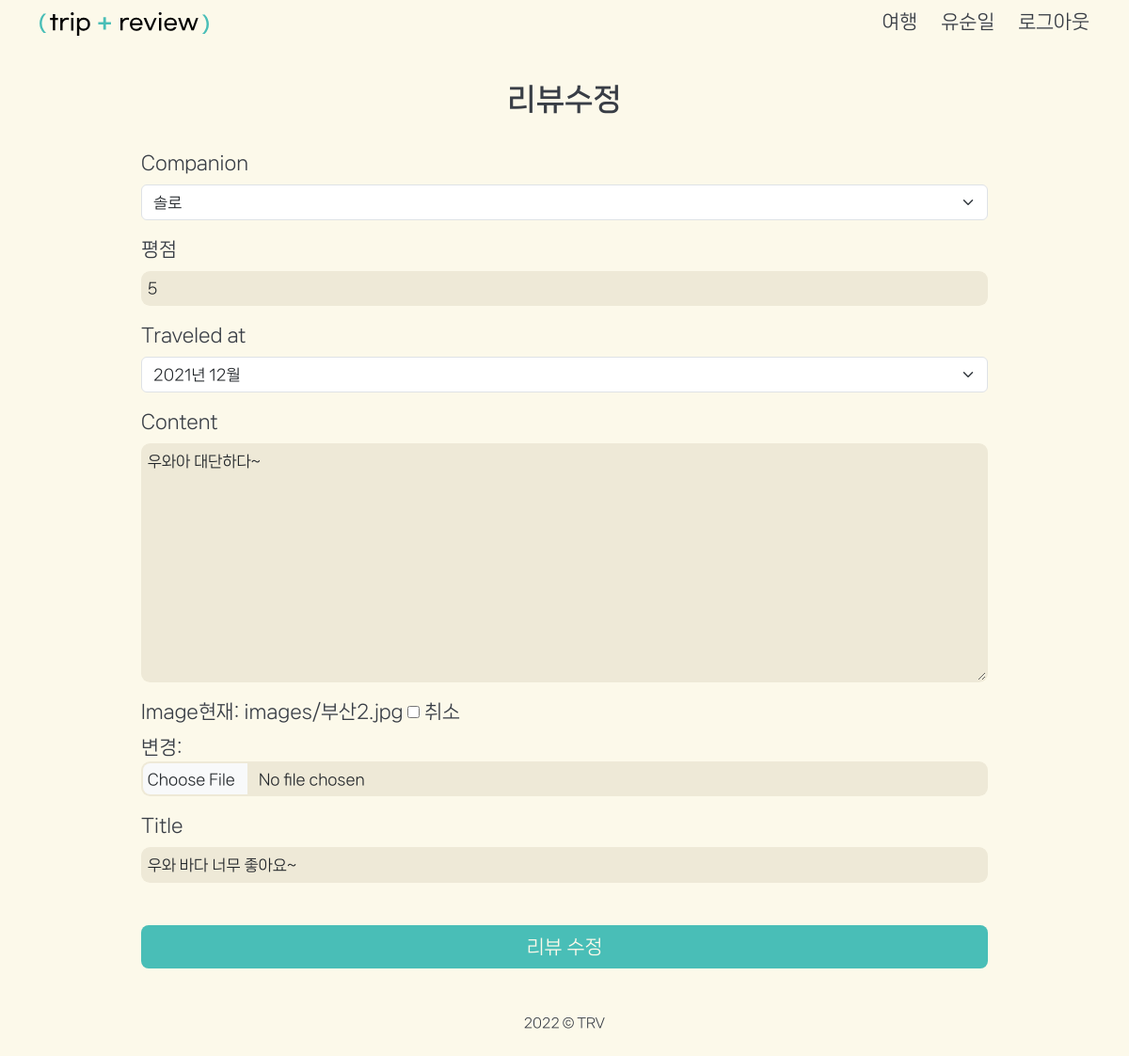
Page /reviews/update/24/ (signed in) on the committed database.
### accounts/models.py (models this page shows)
class User(AbstractUser):
    followings = models.ManyToManyField(
        "self", symmetrical=False, related_name="follower"
    )
    profile_image = ProcessedImageField(
        upload_to="images/",
        blank=True,
        format="JPEG",
        options={"quality": 80},
        processors=[ResizeToFill(150, 150)],
    )

### reviews/models.py (models this page shows)
class Review(models.Model):
  title = models.CharField(max_length=80)
  content = models.TextField(max_length=200)
  created_at = models.DateTimeField(auto_now_add=True)
  updated_at = models.DateTimeField(auto_now=True)
  grade = models.IntegerField(
        default=3,
        validators=[MaxValueValidator(5), MinValueValidator(1)],
        verbose_name="평점",
    )
  image = ProcessedImageField(
        blank=True,
        upload_to="images/",
        format="JPEG",
        options={"quality": 80},
    )
  traveled_at = models.CharField(max_length=12, choices=Month_choices, default='2022년 11월')
  companion = models.CharField(max_length=6, choices=Companion, default='가족')
  user = models.ForeignKey(settings.AUTH_USER_MODEL, on_delete=models.CASCADE)
  like_users = models.ManyToManyField(
        settings.AUTH_USER_MODEL, related_name="like_reviews"
    )
  location = models.ForeignKey(location_models.Location, on_delete=models.CASCADE)

### reviews/views.py (the view)
# urls.py: path("update/", views.update, name="update"),
@login_required
def update(request, review_pk):
    review = Review.objects.get(pk=review_pk)
    if request.method == "POST":
        review_form = ReviewForm(request.POST, request.FILES, instance=review)
        if review_form.is_valid():
            review_form.save()
            messages.success(request, "리뷰가 수정되었습니다.")
            return redirect("reviews:index", review.location.id)
    else:
        review_form = ReviewForm(instance=review)
    context = {"review_form": review_form}
    return render(request, "reviews/update.html", context)

### reviews/forms.py
class ReviewForm(forms.ModelForm):
    class Meta:
        model = Review
        fields = {
            "title",
            "traveled_at",
            "grade",
            "companion",
            "content",
            "image",
        }

### reviews/templates/reviews/update.html (shortened to what this page needs)
{% extends 'base.html' %}
{% load django_bootstrap5 %}
{% block content %}
  <h1 class='tit'>리뷰수정</h1>
  <form action='' method='POST' enctype="multipart/form-data" id="revud-form">
    {% bootstrap_form review_form %}
    <button type="submit" class="btnC btn-sb">리뷰 수정</button>
  </form>
{% endblock content %}

### templates/base.html (shortened to what this page needs)
{% load django_bootstrap5 %}
{% load static %}
<!DOCTYPE html>
<html lang="ko">
  <head>
    {% block css %}
      <link rel="stylesheet" href="https://cdn.jsdelivr.net/npm/bootstrap-icons@1.9.1/font/bootstrap-icons.css">
      {% bootstrap_css %}
      <link rel="stylesheet" href="{% static 'css/init.css' %}">
      <link rel="stylesheet" href="{% static 'css/style.css' %}">
    {% endblock css %}
  </head>
  <body>
    <header>
      <nav class="py-2">
        <div class="container d-flex justify-content-between ">
          <div class="logo">
            <a href="{% url 'index' %}">
              <img src="{% static 'img/trv_logo.svg' %}" alt="trv_logo">
            </a>
          </div>
          <div>
            <ul class="nav-area d-flex justify-content-center align-items-center">
              <li class="plane-area">
                <a href="{% url 'location:index' %}">
                  여행</a>
              </li>
              {% if request.user.is_authenticated %}
                <li>
                  <a href="{% url 'accounts:detail' request.user.pk %}">{{request.user}}
                  </a>
                </li>
                <li>
                  <a href="{% url 'accounts:logout' %}">
                    로그아웃
                  </a>
                </li>
              {% endif %}
            </ul>
          </div>
        </div>
      </nav>
    </header>
    <main>
      <div class="container">
        {% block content %}{% endblock content %}
      </div>
    </main>
    <footer>
      <div class="footer">
        <p class="cpr">2022 &copy; TRV</p>
      </div>
    </footer>
  </body>
</html>

### static/css/init.css (style rules this page uses)
html, body, div, span, object, iframe, h1, h2, h3, h4, h5, h6, p, blockquote, pre, abbr, address, cite, code, del, dfn, em, img, ins, kbd, q, samp, small, strong, sub, sup, var, b, i, dl, dt, dd, ol, ul, li, fieldset, form, label, legend, table, caption, tbody, tfoot, thead, tr, th, td, article, aside, canvas, details, figcaption, figure, footer, header, hgroup, menu, nav, section, summary, time, mark, audio, video, input, select, button { margin: 0; padding: 0; border: 0; outline: 0; font-size: 100%; vertical-align: baseline; background: transparent; }
body { line-height: 1; position: relative; }
img { max-width: 100%; display: inline-block; }
ul { list-style: none; }
a { margin: 0; padding: 0; font-size: 100%; vertical-align: baseline; background: transparent; text-decoration: none; color: inherit; }
input, select { vertical-align: middle; }
*, *::after, *::before { box-sizing: border-box; }

### static/css/style.css (style rules this page uses)
:root { --main: #49beb7; --highlight: #83d8d2; --warning: #ff8a5c; --warningH: #f0622a; --bg: #fcf9ea; --bgD: #eee9d7; --txt: #393e46; --gr: #d1cfc6; }
body { font-family: "NanumSquareNeo", sans-serif; color: var(--txt); font-size: 20px; line-height: 1.5; background: var(--bg); }
a { color: inherit; }
header { position: sticky; top: 0; z-index: 100; background: var(--bg); }
.logo { width: 180px; }
.logo img { margin-top: 0.3rem; }
.nav-area li { margin-right: 25px; position: relative; }
.nav-area li:last-child { margin-right: 0; }
.nav-area .plane-area { position: relative; overflow: hidden; padding-left: 1.5rem; }
.nav-area li a::after { content: ""; display: block; background: var(--main); width: 0%; height: 3px; position: absolute; bottom: -3px; left: 0px; transition: 0.2s; }
.tit { font-size: 2rem; font-weight: 700; text-align: center; margin: 2rem 0; }
.btnC { background: var(--main); color: var(--bg); display: inline-block; padding: 0.5rem 1rem; margin: 1.8rem auto 0; border-radius: 0.5rem; transition: 0.2s; position: relative; left: 50%; transform: translateX(-50%); max-width: 900px; text-align: center; }
.btn-sb { width: 100%; }
#update-form, #pw-form, #loc-form, #rev-form, #revud-form { max-width: 900px; margin: 0 auto 3rem; }
#update-form input, #pw-form input, #loc-form input, #rev-form input, #revud-form input, #rev-form textarea, #revud-form textarea { border: 2px solid rgba(0, 0, 0, 0); border-radius: 0.6rem; background: var(--bgD); padding: 0.3rem; box-sizing: border-box; transition: 0.2s; }
.footer { height: 30px; text-align: center; margin: 1rem; position: relative; bottom: 0; }
.footer .cpr { font-size: 0.7em; }

### rows in the picture
User: user "유순일"
Review: companion "솔로", grade "5", traveled_at "2021년 12월", content "우와아 대단하다~", title "우와 바다 너무 좋아요~"
